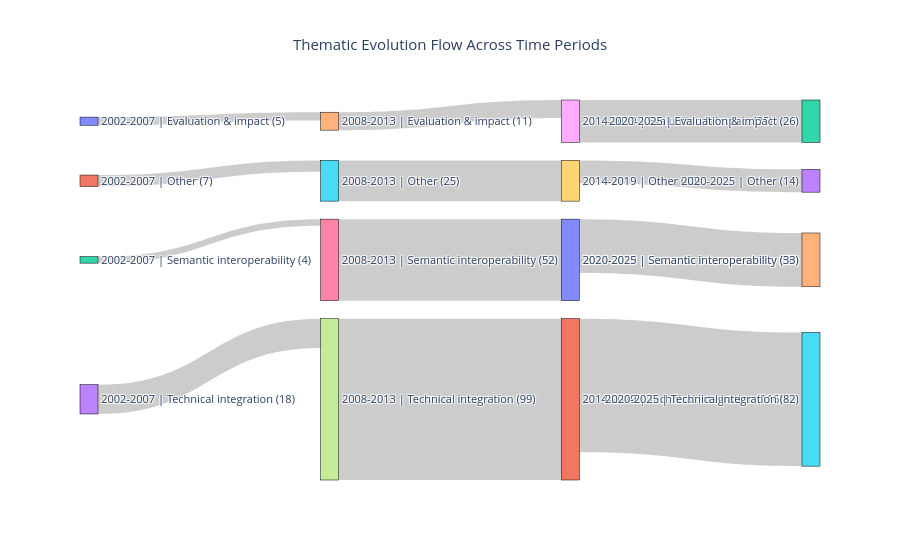

Notebook code cell kept with this figure:
### Markdown cell above
### Thematic Evolution Sankey Diagram 
A Sankey diagram was used to visualize the continuity of major thematic categories across consecutive time periods. For each period, publication counts were aggregated by thematic category, and flows between adjacent periods were defined based on the shared presence of the same category. Flow magnitude was conservatively estimated using the minimum count observed across the two connected periods. This visualization highlights the persistence and changing prominence of thematic domains over time.

### Code cell
import ast
import pandas as pd
import plotly.graph_objects as go
from src.config import OUTPUT_DIR
from src.lib_dataset import DATASET
from src.lib_visualization import dataframe_to_csv

# ---------------------- Settings -------------------------
YEAR_MIN = 2002
YEAR_MAX = 2025
TOP_N_CATEGORIES = 3
OTHER_LABEL = "Other"

PERIODS = [
    ("2002-2007", 2002, 2007),
    ("2008-2013", 2008, 2013),
    ("2014-2019", 2014, 2019),
    ("2020-2025", 2020, 2025),
]

df = DATASET()

df = df.rename(
    columns={
        "DEFA_assigned_category_v3": "assigned_category",
    }
)

# Helper functions
def safe_eval(value):
    if isinstance(value, list):
        return value
    if not isinstance(value, str):
        return [] if pd.isna(value) else [value]
    try:
        parsed = ast.literal_eval(value)
        return parsed if isinstance(parsed, list) else [parsed]
    except (ValueError, SyntaxError):
        return [] if pd.isna(value) else [value]

def assign_period(year):
    for label, start, end in PERIODS:
        if start <= year <= end:
            return label
    return None

def make_node_label(period, category, count):
    return f"{period} | {category} ({count})"

# ---------------------- Main use -------------------------

df["assigned_category"] = df["assigned_category"].apply(safe_eval)
df["year"] = pd.to_numeric(df["year"], errors="coerce")
df = df.dropna(subset=["year"]).copy()
df["year"] = df["year"].astype(int)
df = df[(df["year"] >= YEAR_MIN) & (df["year"] <= YEAR_MAX)].copy()

if df.empty:
    raise ValueError("No articles found in the specified year range.")

df["Period"] = df["year"].apply(assign_period)
df = df.dropna(subset=["Period"]).copy()

# Explode thematic categories
df_exploded = (
    df[["DBUID", "Period", "assigned_category"]]
    .explode("assigned_category")
    .dropna(subset=["assigned_category"])
    .copy()
)

df_exploded["assigned_category"] = df_exploded["assigned_category"].astype(str).str.strip()
df_exploded = df_exploded[df_exploded["assigned_category"] != ""]

if df_exploded.empty:
    raise ValueError("No thematic category data available after exploding assigned_category.")

# Keep top global categories and collapse the rest
top_categories = (
    df_exploded["assigned_category"]
    .value_counts()
    .head(TOP_N_CATEGORIES)
    .index
    .tolist()
)

df_exploded["Category_Grouped"] = df_exploded["assigned_category"].apply(
    lambda x: x if x in top_categories else OTHER_LABEL
)

# Count unique articles per period and category
period_theme_counts = (
    df_exploded.groupby(["Period", "Category_Grouped"], as_index=False)
    .agg(Count=("DBUID", "nunique"))
)

# Create full matrix to preserve zero cells
period_order = [p[0] for p in PERIODS]
all_categories = sorted(period_theme_counts["Category_Grouped"].dropna().unique().tolist())

full_index = pd.MultiIndex.from_product(
    [period_order, all_categories],
    names=["Period", "Category_Grouped"]
)

period_theme_counts = (
    period_theme_counts
    .set_index(["Period", "Category_Grouped"])
    .reindex(full_index, fill_value=0)
    .reset_index()
)

dataframe_to_csv(period_theme_counts, "thematic_counts_by_period.csv")

# Node label dictionary
node_label_map = {}
for _, row in period_theme_counts.iterrows():
    period = row["Period"]
    category = row["Category_Grouped"]
    count = int(row["Count"])
    node_label_map[(period, category)] = make_node_label(period, category, count)

# Build continuity flows only
flow_rows = []

for i in range(len(period_order) - 1):
    period_a = period_order[i]
    period_b = period_order[i + 1]

    df_a = (
        period_theme_counts[period_theme_counts["Period"] == period_a]
        .rename(columns={"Category_Grouped": "Category", "Count": "Count_A"})
        [["Category", "Count_A"]]
    )

    df_b = (
        period_theme_counts[period_theme_counts["Period"] == period_b]
        .rename(columns={"Category_Grouped": "Category", "Count": "Count_B"})
        [["Category", "Count_B"]]
    )

    merged = df_a.merge(df_b, on="Category", how="outer").fillna(0)

    for _, row in merged.iterrows():
        category = row["Category"]
        count_a = int(row["Count_A"])
        count_b = int(row["Count_B"])
        flow_value = min(count_a, count_b)

        if flow_value <= 0:
            continue

        flow_rows.append({
            "Source_Period": period_a,
            "Target_Period": period_b,
            "Category": category,
            "Source_Count": count_a,
            "Target_Count": count_b,
            "Flow": flow_value,
            "Source_Label": node_label_map[(period_a, category)],
            "Target_Label": node_label_map[(period_b, category)],
        })

flows_df = pd.DataFrame(flow_rows)

if flows_df.empty:
    raise ValueError("No thematic continuity flows were created for Sankey visualization.")

dataframe_to_csv(flows_df, "thematic_evolution_sankey_continuity_flows.csv")

# Keep only connected nodes
used_nodes = pd.unique(
    pd.concat([flows_df["Source_Label"], flows_df["Target_Label"]], ignore_index=True)
).tolist()

node_map = {label: idx for idx, label in enumerate(used_nodes)}

sources = flows_df["Source_Label"].map(node_map).tolist()
targets = flows_df["Target_Label"].map(node_map).tolist()
values = flows_df["Flow"].astype(int).tolist()

# Plot
fig = go.Figure(
    data=[
        go.Sankey(
            arrangement="snap",
            node=dict(
                pad=18,
                thickness=18,
                line=dict(color="black", width=0.5),
                label=used_nodes,
            ),
            link=dict(
                source=sources,
                target=targets,
                value=values,
            ),
        )
    ]
)

fig.update_layout(
    title={
        "text": "Thematic Evolution Flow Across Time Periods",
        "x": 0.5,
    },
    font=dict(size=11),
)

# Save outputs 
html_path = OUTPUT_DIR / "thematic_evolution_sankey_labeled_counts.html"
fig.write_html(str(html_path))
print("Saved HTML: thematic_evolution_sankey_labeled_counts.html")

try:
    fig.write_image(
        str(OUTPUT_DIR / "thematic_evolution_sankey_labeled_counts.png"),
        format="png",
        scale=2,
    )
    print("Saved PNG: thematic_evolution_sankey_labeled_counts.png")
except Exception as e:
    print(f"Could not save PNG (Plotly static export error): {e}")

fig.show()

### Figure 1 — Plotly figure (JSON) as saved in the notebook; plotly's stock layout.template omitted (floating-point values rounded to 4 significant figures)
{"data": [{"arrangement": "snap", "link": {"source": [0, 1, 2, 3, 4, 5, 6, 7, 8, 9, 10, 11], "target": [4, 5, 6, 7, 8, 9, 10, 11, 12, 13, 14, 15], "value": [5, 7, 4, 18, 11, 25, 50, 99, 26, 14, 33, 82]}, "node": {"label": ["2002-2007 | Evaluation & impact (5)", "2002-2007 | Other (7)", "2002-2007 | Semantic interoperability (4)", "2002-2007 | Technical integration (18)", "2008-2013 | Evaluation & impact (11)", "2008-2013 | Other (25)", "2008-2013 | Semantic interoperability (52)", "2008-2013 | Technical integration (99)", "2014-2019 | Evaluation & impact (35)", "2014-2019 | Other (40)", "2014-2019 | Semantic interoperability (50)", "2014-2019 | Technical integration (116)", "2020-2025 | Evaluation & impact (26)", "2020-2025 | Other (14)", "2020-2025 | Semantic interoperability (33)", "2020-2025 | Technical integration (82)"], "line": {"color": "black", "width": 0.5}, "pad": 18, "thickness": 18}, "type": "sankey"}], "layout": {"font": {"size": 11}, "title": {"text": "Thematic Evolution Flow Across Time Periods", "x": 0.5}}}
